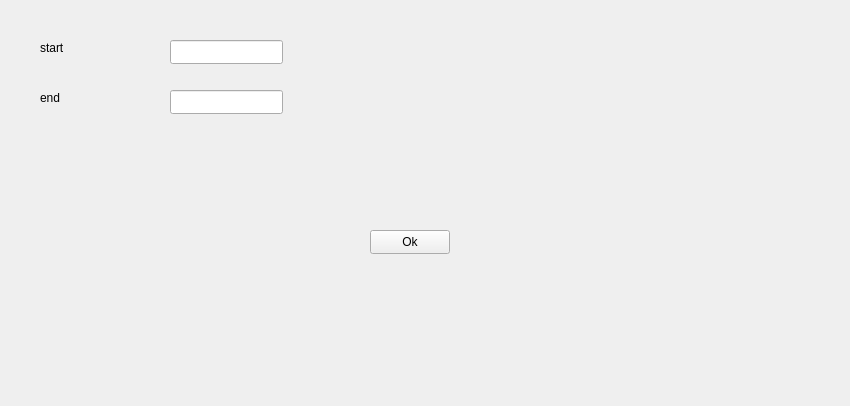
<?xml version="1.0" encoding="UTF-8"?>
<ui version="4.0">
 <class>SubwayManagement</class>
 <widget class="QWidget" name="SubwayManagement">
  <property name="geometry">
   <rect>
    <x>0</x>
    <y>0</y>
    <width>850</width>
    <height>406</height>
   </rect>
  </property>
  <property name="windowTitle">
   <string>Form</string>
  </property>
  <widget class="QLabel" name="label">
   <property name="geometry">
    <rect>
     <x>40</x>
     <y>40</y>
     <width>49</width>
     <height>16</height>
    </rect>
   </property>
   <property name="text">
    <string>start</string>
   </property>
  </widget>
  <widget class="QLabel" name="label_2">
   <property name="geometry">
    <rect>
     <x>40</x>
     <y>90</y>
     <width>49</width>
     <height>16</height>
    </rect>
   </property>
   <property name="text">
    <string>end</string>
   </property>
  </widget>
  <widget class="QLineEdit" name="StartlineEdit">
   <property name="geometry">
    <rect>
     <x>170</x>
     <y>40</y>
     <width>113</width>
     <height>24</height>
    </rect>
   </property>
  </widget>
  <widget class="QLineEdit" name="EndlineEdit_2">
   <property name="geometry">
    <rect>
     <x>170</x>
     <y>90</y>
     <width>113</width>
     <height>24</height>
    </rect>
   </property>
  </widget>
  <widget class="QPushButton" name="pushButton">
   <property name="geometry">
    <rect>
     <x>370</x>
     <y>230</y>
     <width>80</width>
     <height>24</height>
    </rect>
   </property>
   <property name="text">
    <string>Ok</string>
   </property>
  </widget>
 </widget>
 <resources/>
 <connections/>
</ui>
